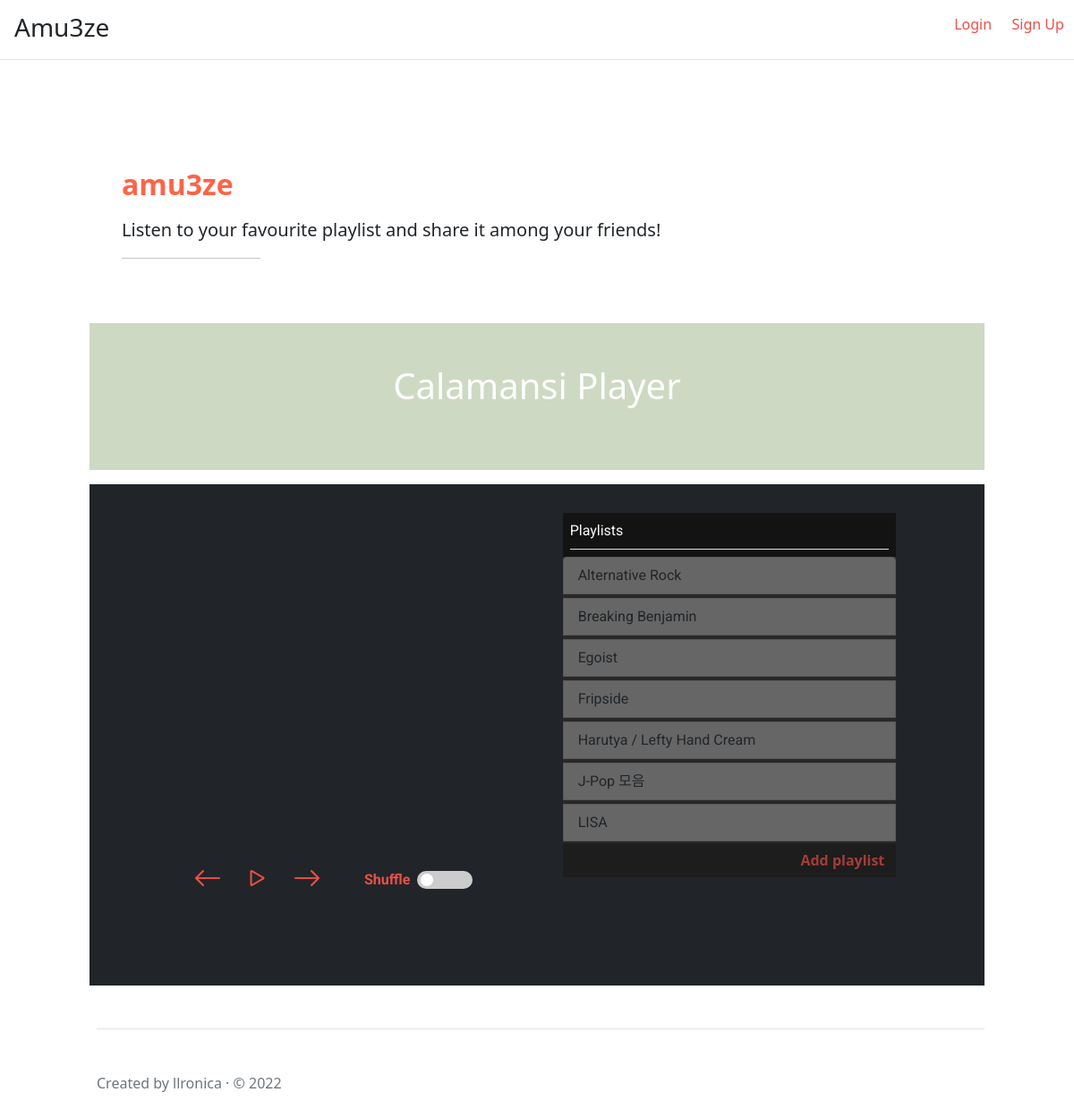
The app's page /amu3ze/, older data.
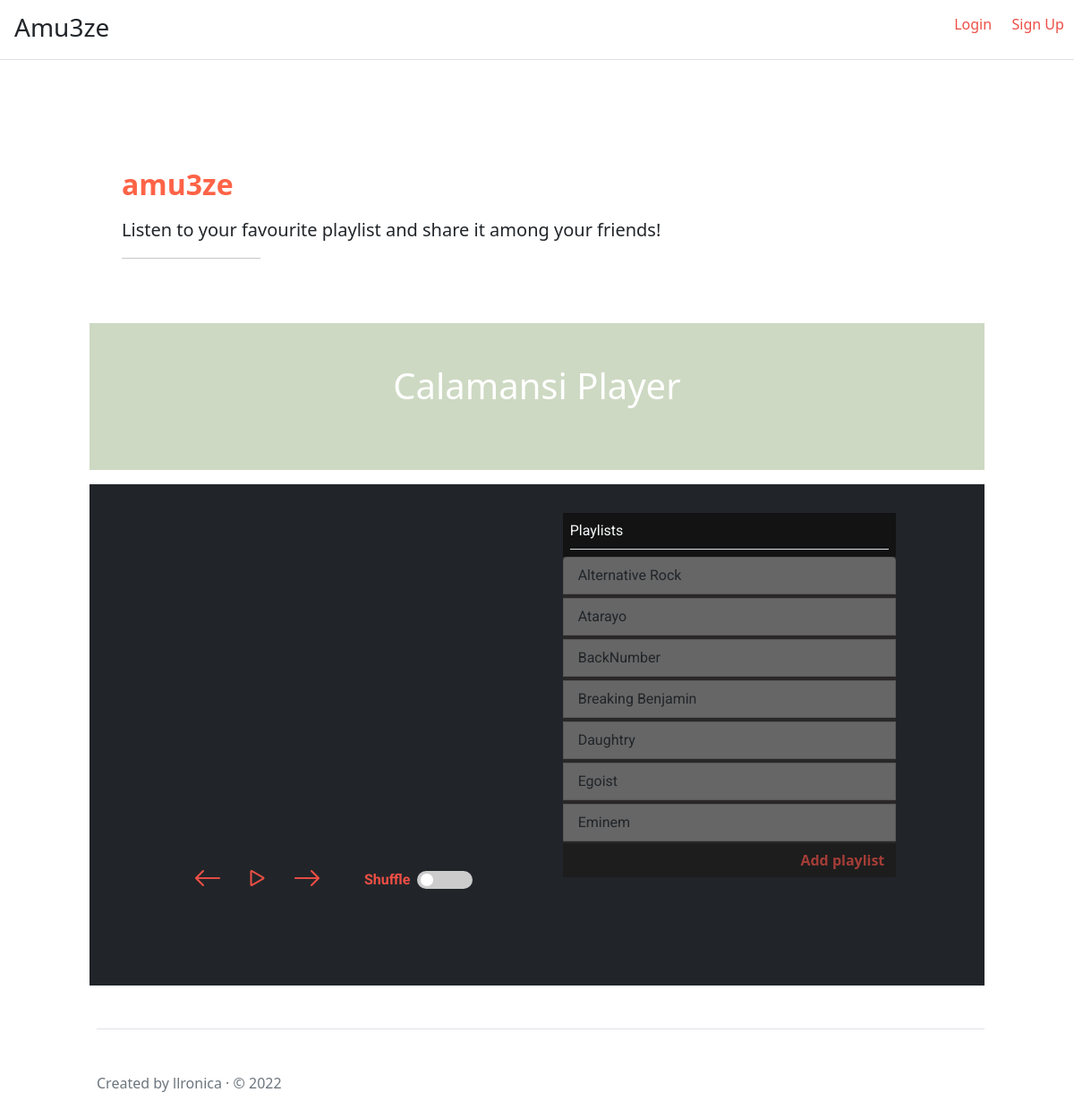
The same page, newer data.
### models.py (models this page shows, shortened)
class Playlist(db.Model):
    __tablename__ = "playlist"
    id = db.Column(db.Integer, primary_key=True)
    url = db.Column(db.String(100), nullable=False, unique=True)
    name = db.Column(db.String(30), nullable=False, unique=True)
    date = db.Column(db.DateTime, default=datetime.now)
    user = db.Column(db.Integer, db.ForeignKey("user.id"), nullable=False)
    like_table = db.relationship('LikesTable', back_populates='playlist', cascade='all, delete')

### views.py (the view)
@views.route('/')
def index():
    s= session.get('source')
    print(f'request get s: {s}')
    if not s:
        s = parse_audio('Recommend')
    playlists = Playlist.query.order_by(Playlist.name.asc())
    if playlists:
        likes = {}
        for p in playlists:
            likes[p.id] = get_likes(p.id)
        return render_template('amu3ze/index.html', source=s, playlists=playlists, likes=likes)
    return render_template('amu3ze/index.html', source=s)

### static/audio/audio_parser.py (called while the page is built)
def parse_audio(folder_name):
    dir = f'static/audio/songs/{folder_name}'
    source = []
    if os.path.exists(dir):
        for files in os.listdir(dir):
            file_dir = f'{dir}/{files}'
            file, extension = os.path.splitext(file_dir)
            if extension == ".mp3" or extension == ".flac":
                source.append(file_dir)
    else:
        print('Error: folder doesn\'t exists')
        return False
    print(f'parsed source: {source}')
    return source

### views.py (called while the page is built)
def get_likes(pid):
    likes = LikesTable.query.filter_by(playlist_id=pid)
    if likes.all():
        return likes.count()
    else:
        return 0

### templates/amu3ze/index.html (shortened to what the changed rows need)
<!DOCTYPE html>
<html lang="en">
<head>
    <link href="https://cdn.jsdelivr.net/npm/bootstrap@5.1.3/dist/css/bootstrap.min.css" rel="stylesheet">
     <link rel="stylesheet" href="https://cdn.jsdelivr.net/npm/bootstrap-icons@1.8.3/font/bootstrap-icons.css">
     <link rel="stylesheet" href="{{ url_for('static', filename='audio/calamansi.min.css') }}" />
     <link rel="stylesheet" href="{{url_for('static', filename="styles.css")}}">
     <link rel="stylesheet" href="{{url_for('static', filename="switch.css")}}">
</head>
<body>
    <div class="col-lg-10 mx-auto py-lg-5 bg-white" style=" max-width: 1024px">
        {% block content %}
        <div class="section p-4">
            <div class="container-fluid">
                 <h2 class="fw-bold mb-3" style="color:tomato">
                    amu3ze
                </h2>
            </div>
        </div>
        <div class="section p-lg-4 p-1 mb-3 bg-dark text-light">
            <div class="container-fluid row px-0 mx-0">
                <div class="col-lg-5 mb-4 ms-lg-5 mt-5 mt-lg-0" >
                    <div class = "d-lg-block d-flex text-light flex-column mx-auto" style="max-width: 26rem; max-height: 30rem; width: 100%; height: 60vh;">
                            <div class="d-block" class="my-playlist border-pill " id="my-playlist" style="">
                                <div class="my-playlist-main mt-2">
                                    <ul class="list-group" id="pl-l-group">
                                        {% if playlists %}
                                        {% for pl in playlists %}
                                        <button type="button" data-url = "{{pl.url}}" class="list-group-item list-group-item-action list-group-item-playlist mb-1">{{pl.name}}</button>
                                        {% endfor %}
                                        {% endif %}
                                    </ul>
                                </div>
                            </div>
                    </div>
                </div>
            </div>
        </div>
        {% endblock %}
    </div>
</body>
</html>

Row changes from the older to the newer data that the page shows:
no longer on this page (row unchanged): Playlist: name "Fripside"
no longer on this page (row unchanged): Playlist: name "Harutya / Lefty Hand Cream"
removed Playlist: name "J-Pop 모음"
no longer on this page (row unchanged): Playlist: name "LISA"
added Playlist: name "Atarayo"
added Playlist: name "BackNumber"
added Playlist: name "Daughtry"
added Playlist: name "Eminem"
